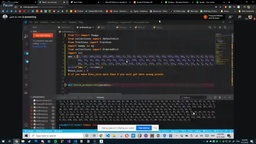
#> input picture Images/screenshot.jpeg, 256 x 144 px, shrunk from 1280 x 720 before the run, found by its file name
$ python withScaling.py
#> lines starting #> are read from the running program, lines starting #| are printed output that depends on the picture
import numpy as np
import cv2

# I needed a function like this to help me trace the progress of the encoding and decoding
# so I search and get it from an answer on stackoverflow. It's just a utility function
def printProgressBar (iteration, total, prefix = '', suffix = '', decimals = 0, length = 100, fill = '█', printEnd = "\r"):
    percent = ("{0:." + str(decimals) + "f}").format(100 * (iteration / float(total)))
    filledLength = int(length * iteration // total)
    bar = fill * filledLength + '-' * (length - filledLength)
    print('\r%s |%s| %s%% %s' % (prefix, bar, percent, suffix), end = printEnd)
    # Print New Line on Complete
    if iteration == total:
        print()

img = cv2.imread('screenshot.jpeg', 0)
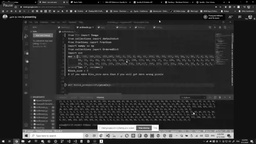
#> img: shape (144, 256); min 0, max 255, mean 47.5
imgOriginal = img
img = img.flatten()
blockSize = 16

probabilities = {}

totalPixels = len(img)
#> totalPixels = 36864
for colorDegree in img:
    if colorDegree in probabilities:
        probabilities[colorDegree] += 1
    else:
        probabilities[colorDegree] = 1
#> this loop made 36864 passes
#> colorDegree on passes 2, 4, 5: 0, 7, 2
#> after the loop, probabilities = 256 items


for colorDegree in probabilities:
    probabilities[colorDegree] = probabilities[colorDegree] / totalPixels
#> this loop made 256 passes
#> colorDegree on passes 2, 4, 6: 0, 7, 3

zerosAtEnd = blockSize - (blockSize if totalPixels %
                          blockSize == 0 else totalPixels % blockSize)
#> zerosAtEnd = 0
img = np.append(img, np.zeros(zerosAtEnd))

# a function that takes a symbol and the probability dictionary and returns the cumulative probability
def getSumProb(symbol, probDic):
    sum = 0
    probSymbol = 0

    for s in probDic:
        if(s == symbol):
            probSymbol = probDic[s]
            break
        else:
            sum += probDic[s]

    sumWithSymbol = sum + probSymbol

    return [sum, sumWithSymbol]


# a dictionary with the cumulative probabilty of each symbol
cumulativeProbDic = {}

for symbol in probabilities:
    cumulativeProbDic[symbol] = getSumProb(symbol, probabilities)
#> this loop made 256 passes
#> (symbol, sumWithSymbol in getSumProb) on passes 2, 4, 6: (0, 0.0119), (7, 0.0148), (3, 0.0168)
#> after the loop, cumulativeProbDic = 256 items

imgReshaped = np.reshape(img, (-1, blockSize))


def encode(sentence, prevLowerLimit, prevUpperLimit, probabilitiesDic, cumulativeProbDic, tag=''):

    if(sentence[0] == 0 and (not 0 in cumulativeProbDic)):
        return tag
    currentLowerLimit = prevLowerLimit + \
        (prevUpperLimit - prevLowerLimit)*cumulativeProbDic[sentence[0]][0]
    currentUpperLimit = prevLowerLimit + \
        (prevUpperLimit - prevLowerLimit)*cumulativeProbDic[sentence[0]][1]

    breakInfiniteLoop = 0
    while(currentUpperLimit <= 0.5 or currentLowerLimit >= 0.5):
        breakInfiniteLoop += 1
        if(breakInfiniteLoop == 50):
            break
        if(currentUpperLimit <= 0.5):
            tag += '0'
            currentUpperLimit = 2*currentUpperLimit
            currentLowerLimit = 2*currentLowerLimit
        else:
            tag += '1'
            currentUpperLimit = 2*(currentUpperLimit - 0.5)
            currentLowerLimit = 2*(currentLowerLimit - 0.5)

    if(len(sentence) == 1):
        tag += '1'
        return tag

    else:
        return encode(sentence[1:], currentLowerLimit, currentUpperLimit, probabilitiesDic, cumulativeProbDic, tag)


tags = []
print('⏳Encoding image, Please wait ...')

imgReshapedLength = len(imgReshaped)
#> imgReshapedLength = 2304
for (index,block) in  enumerate( imgReshaped ):
    printProgressBar(index+1, imgReshapedLength, prefix = ' Progress:', suffix = 'Complete', length = 50)
    tags.append(encode(block, 0, 1, probabilities, cumulativeProbDic))
#> this loop made 2304 passes
#> block on passes 12 to 14: [0, 1, 0, 2, 2, 0, 0, 0, 0, 1, 0, 0, 1, 0, 0, 2], [0, 2, 2, 0, 2, 1, 0, 0, 0, 3, 0, 0, 0, 1, 0, 0], [0, 0, 0, 2, 0, 0, 3, 0, 0, 3, 0, 0, 3, 0, 0, 3]
#|  Progress: |--------------------------------------------------| 0% Complete
#|  Progress: |--------------------------------------------------| 0% Complete
#|  Progress: |--------------------------------------------------| 0% Complete
#|  Progress: |--------------------------------------------------| 0% Complete
#|  Progress: |--------------------------------------------------| 0% Complete
#|  Progress: |--------------------------------------------------| 0% Complete
#|  Progress: |--------------------------------------------------| 0% Complete
#|  Progress: |--------------------------------------------------| 0% Complete
#> (further printed lines are left out)

print('✅ Encoding done successfully')


def binToFloat(binary):
    if(len(binary) == 0):
        return 0

    number = 0

    for index in range(0, len(binary)):
        number += int(binary[index])*(2**(-(index+1)))
    return number


# # decoding function that takes the tag, probability dictionary and cumulative Probability Dic and return the decoded
def decode(tag, prevLowerLimit, prevUpperLimit, probabilitiesDic, cumulativeProbDic, terminator):
    # iterator to keep track of the number of function calls
    global decodedImg
    global counter

    # terminate on this condition
    if(counter == terminator):
        return

    currentLowerLimit = prevLowerLimit
    currentUpperLimit = prevUpperLimit

    while(currentUpperLimit <= 0.5 or currentLowerLimit >= 0.5):
        if(currentUpperLimit <= 0.5):
            tag = tag[1:]
            currentUpperLimit = 2*currentUpperLimit
            currentLowerLimit = 2*currentLowerLimit
        else:
            tag = tag[1:]
            currentUpperLimit = 2*(currentUpperLimit - 0.5)
            currentLowerLimit = 2*(currentLowerLimit - 0.5)

    prevLowerLimit = currentLowerLimit
    prevUpperLimit = currentUpperLimit
    currentRange = prevUpperLimit - prevLowerLimit

    tagDecimal = binToFloat(tag)
    # loop over all the symbols we have and get the range in which this tag exist
    for symbol in probabilitiesDic:
        currentUpperLimit = prevLowerLimit + (currentRange)*cumulativeProbDic[symbol][1]

        # if the tag exists in this range then this is the required symbol and we move on to get the next symbol
        if(tagDecimal<=currentUpperLimit):
            currentLowerLimit = prevLowerLimit + (currentRange)*cumulativeProbDic[symbol][0]
            counter += 1
            decodedImg.append(symbol)
            return decode(tag, currentLowerLimit, currentUpperLimit, probabilitiesDic, cumulativeProbDic, terminator)

decodedImg = []

print('⏳Decoding image, Please wait ...')
pixelsErrors = 0
counter = 0
tagsLength = len(tags)
for (index,tag) in enumerate(tags):
    printProgressBar(index+1, tagsLength, prefix = ' Progress:', suffix = 'Complete', length = 50)
    decode(tag, 0, 1, probabilities, cumulativeProbDic, blockSize)

    if(counter != blockSize):
        color = 0
        decodedImgLength = len(decodedImg)

        for i in range (len(decodedImg)-16, len(decodedImg)):
            color += decodedImg[i]

        color = int(color/15)
        pixelsErrors += (blockSize-counter)
        decodedImg = decodedImg[:decodedImgLength-4]
        for index in range(0, blockSize-counter+4):
            decodedImg.append(color)
    counter = 0

print('✅ Decoding done successfully')
print('⚠️ Error percentage', round( (pixelsErrors/totalPixels)*100, 2), '%')

decodedImg = np.array(decodedImg[:len(decodedImg)-zerosAtEnd])
decodedImg = np.reshape(decodedImg, imgOriginal.shape)

cv2.imwrite('output.jpg', decodedImg)
print('✅ Image saved as "output.jpg"')
